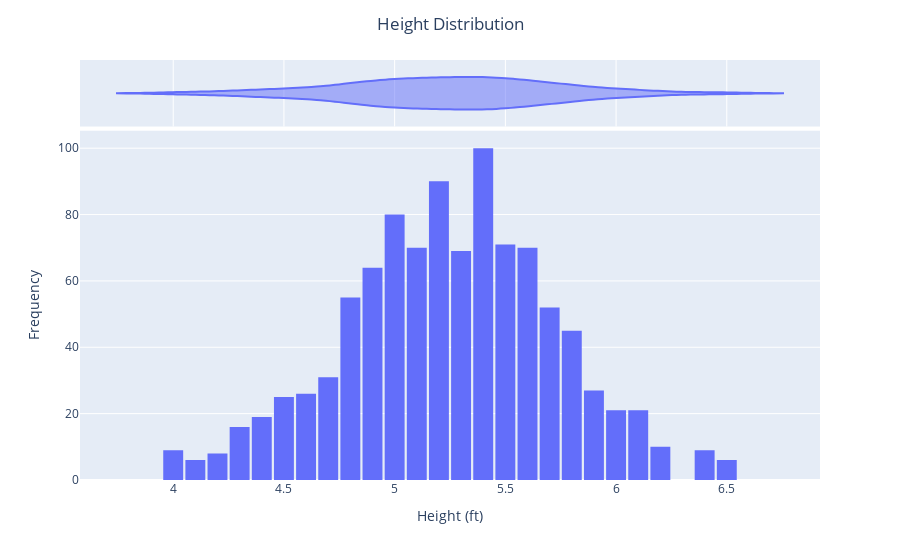

The notebook cell saved with this chart:
### Code cell
df.plot(
    kind='hist'
    , x='height_ft'
    , marginal='violin'
).update_layout(
    title='Height Distribution'
    , xaxis_title='Height (ft)'
    , yaxis_title='Frequency'
    , bargap=0.1
    , title_x=0.5
)

### Figure 1 — Plotly figure (JSON) as saved in the notebook; plotly's stock layout.template omitted (floating-point values rounded to 4 significant figures; data arrays with more than 128 entries replaced by an {"elided": "..."} marker saying what was removed)
{"data": [{"alignmentgroup": "True", "bingroup": "x", "hovertemplate": "height_ft=%{x}<br>count=%{y}<extra></extra>", "legendgroup": "", "marker": {"color": "#636efa", "pattern": {"shape": ""}}, "name": "", "offsetgroup": "", "orientation": "v", "showlegend": false, "type": "histogram", "x": {"elided": "1000 float values"}, "xaxis": "x", "yaxis": "y"}, {"alignmentgroup": "True", "hovertemplate": "height_ft=%{x}<extra></extra>", "legendgroup": "", "marker": {"color": "#636efa"}, "name": "", "offsetgroup": "", "scalegroup": "x", "showlegend": false, "type": "violin", "x": {"elided": "1000 float values"}, "xaxis": "x2", "yaxis": "y2"}], "layout": {"bargap": 0.1, "barmode": "relative", "legend": {"tracegroupgap": 0}, "margin": {"t": 60}, "title": {"text": "Height Distribution", "x": 0.5}, "xaxis": {"anchor": "y", "domain": [0, 1], "title": {"text": "Height (ft)"}}, "xaxis2": {"anchor": "y2", "domain": [0, 1], "matches": "x", "showgrid": true, "showticklabels": false}, "yaxis": {"anchor": "x", "domain": [0, 0.8316], "title": {"text": "Frequency"}}, "yaxis2": {"anchor": "x2", "domain": [0.8416, 1], "matches": "y2", "showgrid": false, "showline": false, "showticklabels": false, "ticks": ""}}}
